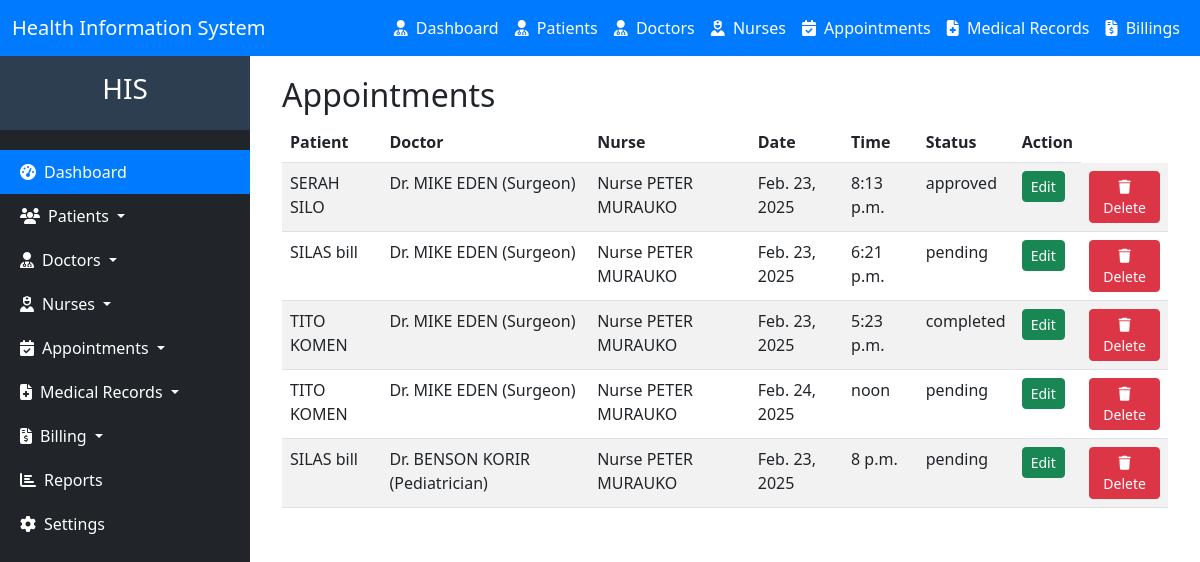
The page /appointment/list on the database its author committed.
### hms/models.py (models this page shows, shortened)
class Appointment(models.Model):
    patient = models.ForeignKey(Patient, on_delete=models.CASCADE)
    doctor = models.ForeignKey(Doctor, on_delete=models.CASCADE)
    nurse = models.ForeignKey(Nurse, on_delete=models.CASCADE, blank=True, null=True)
    date = models.DateField()
    time = models.TimeField()
    STATUS_CHOICES = [
        ('pending', 'Pending'),
        ('approved', 'Approved'),
        ('canceled', 'Canceled'),
        ('completed', 'Completed'),
    ]
    status = models.CharField(max_length=20, choices=STATUS_CHOICES, default='pending')
    created_at = models.DateTimeField(auto_now_add=True)
    updated_at = models.DateTimeField(auto_now=True)

class Patient(models.Model):
    national_id = models.CharField(max_length=20, unique=True, blank=True, null=True, validators=[RegexValidator(r'^\d{1,10}$', message='Only digits are allowed')])
    first_name = models.CharField(max_length=50)
    last_name = models.CharField(max_length=50)
    date_of_birth = models.DateField()
    GENDER_CHOICES = [
        ('M', 'Male'),
        ('F', 'Female'),
    ]
    gender = models.CharField(max_length=1, choices=GENDER_CHOICES)
    phone_number = models.CharField(max_length=15, blank=True, null=True, validators=[RegexValidator(regex='^\+?1?\d{9,15}$', message='Phone number must be in the format: +254712345678.')])
    email = models.EmailField(max_length=50, blank=True, null=True)
    address = models.CharField(max_length=100, blank=True, null=True)
    blood_group = models.CharField(
        max_length=3,
        blank=True,
        null=True,
        choices=[
            ('A+', 'A+'),
            ('A-', 'A-'),
            ('B+', 'B+'),
            ('B-', 'B-'),
            ('AB+', 'AB+'),
            ('AB-', 'AB-'),
            ('O+', 'O+'),
            ('O-', 'O-'),
        ]
    )
    medical_history = models.TextField(blank=True, null=True)
    emergency_contact_name = models.CharField(max_length=100, blank=True, null=True)
    emergency_contact_phone = models.CharField(
        max_length=15,
        blank=True,
        null=True,
        validators=[RegexValidator(regex='^\+?1?\d{9,15}$', message='Phone number must be in the format: +254712345678.')]
    )
    created_at = models.DateTimeField(auto_now_add=True)
    updated_at = models.DateTimeField(auto_now=True)
    def __str__(self):
        return f"{self.first_name} {self.last_name}"

class Doctor(models.Model):
    national_id = models.CharField(max_length=20, unique=True, validators=[RegexValidator(r'^\d{1,10}$', message='Only digits are allowed')])
    first_name = models.CharField(max_length=50)
    last_name = models.CharField(max_length=50)
    date_of_birth = models.DateField()
    GENDER_CHOICES = [
        ('M', 'Male'),
        ('F', 'Female'),
    ]
    gender = models.CharField(max_length=1, choices=GENDER_CHOICES)
    phone_number = models.CharField(max_length=15, validators=[RegexValidator(regex='^\+?1?\d{9,15}$', message='Phone number must be in the format: +254712345678.')])
    email = models.EmailField(max_length=50)
    address = models.CharField(max_length=100)
    specialization = models.ForeignKey(Specialization, on_delete=models.CASCADE, related_name='doctors')
    license_number = models.CharField(
        max_length=20,
        unique=True,
        validators=[RegexValidator(regex='^[A-Za-z0-9]{5,20}$', message='License number must be alphanumeric and 5-20 characters long.')]
    )
    years_of_experience = models.PositiveIntegerField()
    department = models.ForeignKey(Department, on_delete=models.CASCADE, related_name='doctors')
    created_at = models.DateTimeField(auto_now_add=True)
    updated_at = models.DateTimeField(auto_now=True)
    def __str__(self):
        return f"Dr. {self.first_name} {self.last_name} ({self.specialization.name})"

class Specialization(models.Model):
    name = models.CharField(max_length=100, unique=True)
    description = models.TextField(blank=True, null=True)
    department = models.ForeignKey(Department, on_delete=models.CASCADE, related_name='specializations')  # Make it non-nullable
    created_at = models.DateTimeField(auto_now_add=True)
    updated_at = models.DateTimeField(auto_now=True)

class Nurse(models.Model):
    first_name = models.CharField(max_length=100)
    last_name = models.CharField(max_length=100)
    date_of_birth = models.DateField()
    GENDER_CHOICES = [
        ('M', 'Male'),
        ('F', 'Female'),
    ]
    gender = models.CharField(max_length=1, choices=GENDER_CHOICES)
    license_number = models.CharField(
        max_length=20,
        unique=True,
        validators=[RegexValidator(regex='^[A-Za-z0-9]{5,20}$', message='License number must be alphanumeric and 5-20 characters long.')]
    )
    years_of_experience = models.PositiveIntegerField()
    phone_number = models.CharField(
        max_length=15,
        validators=[RegexValidator(regex='^\+?1?\d{9,15}$', message='Phone number must be in the format: +254712345678.')]
    )
    email = models.EmailField(unique=True)
    address = models.CharField(max_length=100, blank=True, null=True)
    department = models.ForeignKey(Department, on_delete=models.CASCADE, related_name='nurses')
    created_at = models.DateTimeField(auto_now_add=True)
    updated_at = models.DateTimeField(auto_now=True)
    def __str__(self):
        return f"Nurse {self.first_name} {self.last_name}"

### hms/views.py (the view)
# urls.py: path("appointment/list", views.appointment_list, name="appointment_list"),
def appointment_list(request):
    appointments = Appointment.objects.all()
    return render(request, 'appointment_list.html', {'appointments': appointments})

### hms/templates/appointment_list.html (shortened to what this page needs)
{% extends 'base.html'%}
{% block content %}
<div class="container">
    <h2>Appointments</h2>
    <table class="table table-striped">
        <thead>
            <tr>
                <th>Patient</th>
                <th>Doctor</th>
                <th>Nurse</th>
                <th>Date</th>
                <th>Time</th>
                <th>Status</th>
                <th>Action</th>
            </tr>
        </thead>
        <tbody>
            {% for appointment in appointments %}
            <tr>
                <td>{{ appointment.patient }}</td>
                <td>{{ appointment.doctor }}</td>
                <td>{{ appointment.nurse }}</td>
                <td>{{ appointment.date }}</td>
                <td>{{ appointment.time }}</td>
                <td>{{ appointment.status }}</td>
                <td><a href="{% url 'appointment_update' appointment.id %}" class="btn btn-success btn-sm">Edit</a></td>
                <td>  <form action="{% url 'delete_appointment' appointment.id %}" method="post" style="display: inline;">
                    <button type="submit" class="btn btn-danger btn-sm" onclick="return confirm('Are you sure you want to delete this patient?');">
                        <i class="fas fa-trash"></i> Delete
                    </button>
                </form>
            </td>
        </tr>
            {% endfor %}
        </tbody>
    </table>
</div>
{% endblock %}

### rows shown on the page
Appointment: patient "SERAH SILO", doctor "Dr. MIKE EDEN (Surgeon)", nurse "Nurse PETER MURAUKO", date "Feb. 23, 2025", time "8:13 p.m.", status "approved"
Appointment: patient "SILAS bill", doctor "Dr. MIKE EDEN (Surgeon)", nurse "Nurse PETER MURAUKO", date "Feb. 23, 2025", time "6:21 p.m.", status "pending"
Appointment: patient "TITO KOMEN", doctor "Dr. MIKE EDEN (Surgeon)", nurse "Nurse PETER MURAUKO", date "Feb. 23, 2025", time "5:23 p.m.", status "completed"
Appointment: patient "TITO KOMEN", doctor "Dr. MIKE EDEN (Surgeon)", nurse "Nurse PETER MURAUKO", date "Feb. 24, 2025", time "noon", status "pending"
Appointment: patient "SILAS bill", doctor "Dr. BENSON KORIR (Pediatrician)", nurse "Nurse PETER MURAUKO", date "Feb. 23, 2025", time "8 p.m.", status "pending"
